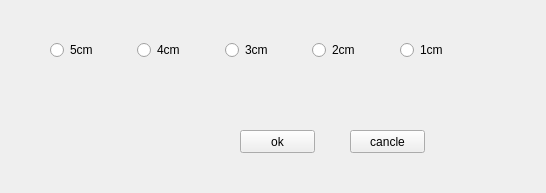
<?xml version="1.0" encoding="UTF-8"?>
<ui version="4.0">
 <class>ChooseDirection</class>
 <widget class="QWidget" name="ChooseDirection">
  <property name="geometry">
   <rect>
    <x>0</x>
    <y>0</y>
    <width>546</width>
    <height>193</height>
   </rect>
  </property>
  <property name="windowTitle">
   <string>Form</string>
  </property>
  <widget class="QWidget" name="verticalLayoutWidget">
   <property name="geometry">
    <rect>
     <x>50</x>
     <y>10</y>
     <width>441</width>
     <height>81</height>
    </rect>
   </property>
   <layout class="QHBoxLayout" name="horizontalLayout">
    <property name="spacing">
     <number>5</number>
    </property>
    <property name="sizeConstraint">
     <enum>QLayout::SetDefaultConstraint</enum>
    </property>
    <property name="rightMargin">
     <number>9</number>
    </property>
    <item>
     <widget class="QRadioButton" name="radioButton_5">
      <property name="text">
       <string>5cm</string>
      </property>
     </widget>
    </item>
    <item>
     <widget class="QRadioButton" name="radioButton_4">
      <property name="text">
       <string>4cm</string>
      </property>
     </widget>
    </item>
    <item>
     <widget class="QRadioButton" name="radioButton_3">
      <property name="text">
       <string>3cm</string>
      </property>
     </widget>
    </item>
    <item>
     <widget class="QRadioButton" name="radioButton">
      <property name="text">
       <string>2cm</string>
      </property>
     </widget>
    </item>
    <item>
     <widget class="QRadioButton" name="radioButton_2">
      <property name="text">
       <string>1cm</string>
      </property>
     </widget>
    </item>
   </layout>
  </widget>
  <widget class="QPushButton" name="pushButton">
   <property name="geometry">
    <rect>
     <x>240</x>
     <y>130</y>
     <width>75</width>
     <height>23</height>
    </rect>
   </property>
   <property name="text">
    <string>ok</string>
   </property>
  </widget>
  <widget class="QPushButton" name="pushButton_2">
   <property name="geometry">
    <rect>
     <x>350</x>
     <y>130</y>
     <width>75</width>
     <height>23</height>
    </rect>
   </property>
   <property name="text">
    <string>cancle</string>
   </property>
  </widget>
 </widget>
 <resources/>
 <connections/>
</ui>
